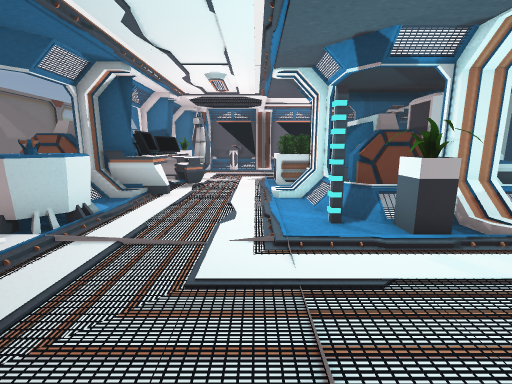
view 1 (above)

19 first-person views from a walk through a Unity game level. The camera is 1.5 m above the floor, tilts 10° down and sees 90° across. The floor is counted in squares, 1 m on a side. Each view is taken from the middle of a square. On the plan, view 1 faces up. The plan holds only what a view shows up to about 13 squares ahead; the rest is blank. The place goes on beyond the plan. The player is left out. Door leaves are left out, so doorways stand open. Some surface patterns are stand-ins.

view 2
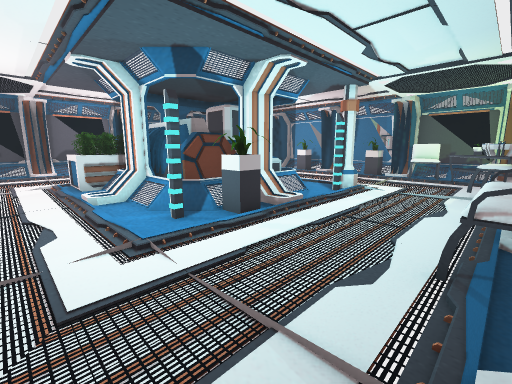

view 3
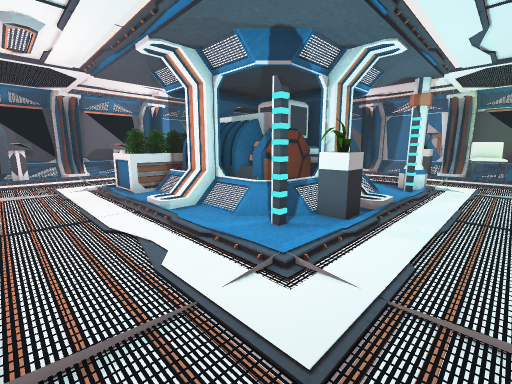

view 4
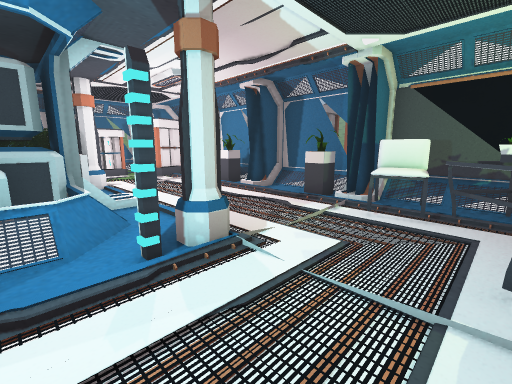

view 5
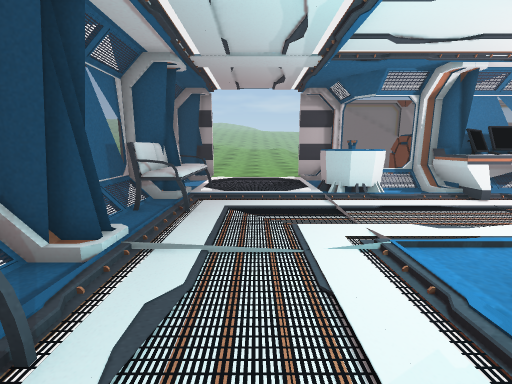

view 6
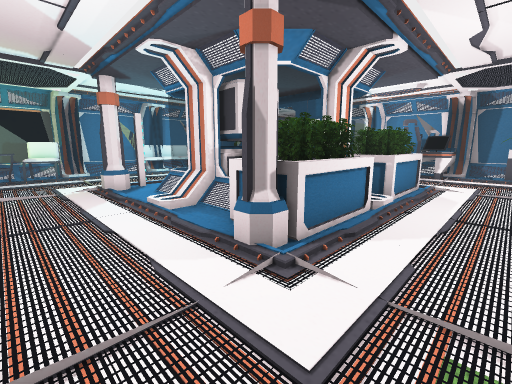

view 7
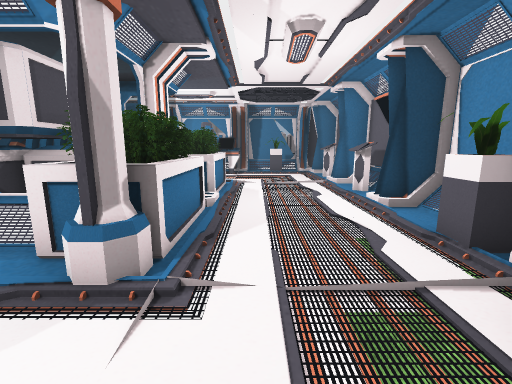

view 8
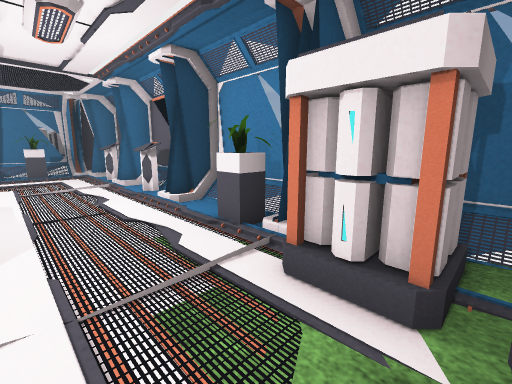

view 9
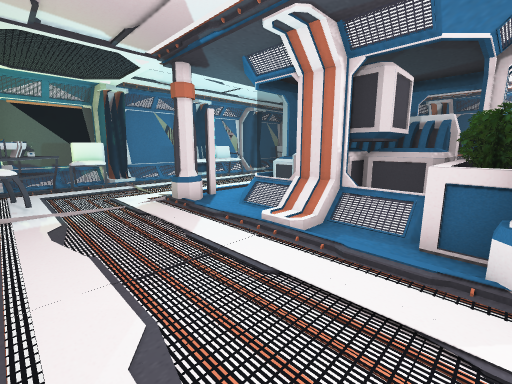

view 10
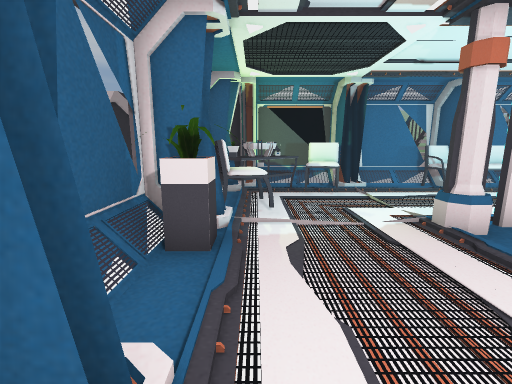

view 11
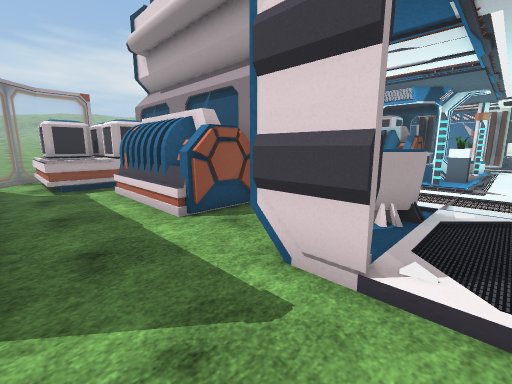

view 12
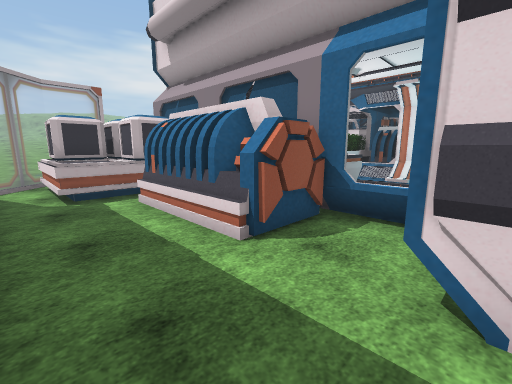

view 13
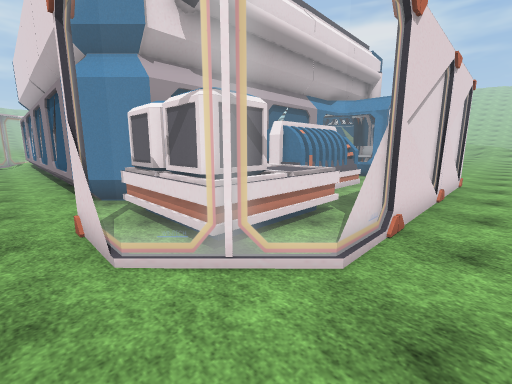

view 14
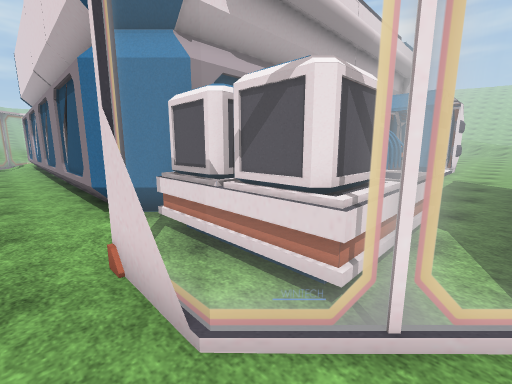

view 15
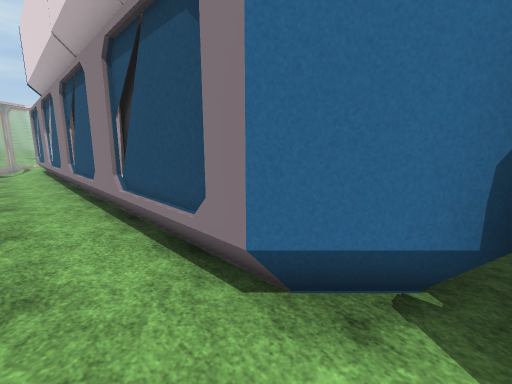

view 16
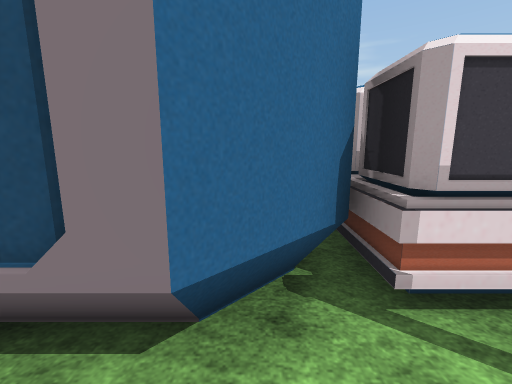

view 17
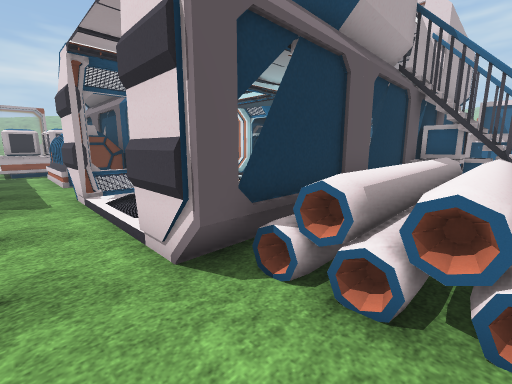

view 18
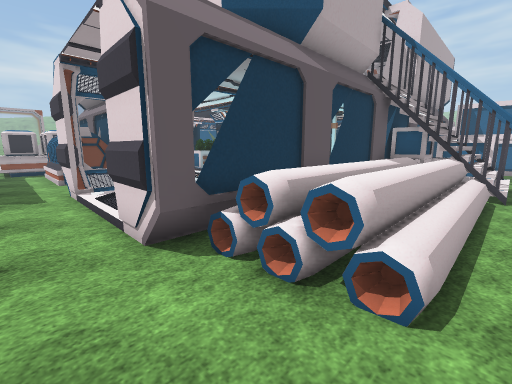

view 19
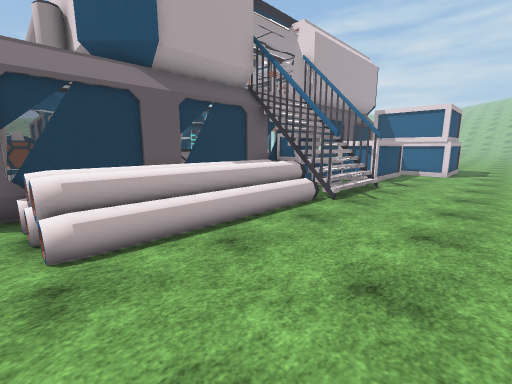

### Floor plan
Key: @ floor where view 1 was taken; # wall or solid block; x gap in a wall; . floor; / step, stairs or slope; D open door; = window, fence, low wall or low ledge; E desk; G generator; C container; P projector; L plant; U column; H chair; T table; S sofa; N console; B battery; O other object.
Columns run from 12 left of view 1 to 16 right of it. Each row starts with its distance up from view 1.
 19 . ......................
 18  ...==...................
 17 ...CCCCC##=N##==##=L##BB#
 16 ..=CCCC##/NN/#NN//../#..
 15 ..=CCCC=................BB
 14 ..=CCCC#L...............BB
 13 ..=CCCC#.................
 12 ..=..OO#EE...OOO.OOOU...
 11 ..=..OO#EEO..OOOOOOOUU... =
 10 ..=..OO#E O..O#GGCC#O... L=
  9 ..=..OO#EE....=GGCC=......=
  8 ..=..OO#EE.../#GGCC#/....##
  7 ..=....=......=GGCC=......=
  6 .==....=P.....=GGCC=......=
  5 ....##/PP.....#L##//U....L=
  4 ....DD.PP......L//./UU...##
  3 ....DD..................HH=
  2 ....DD..................HH=
  1   ..DD................HPPT###
  0    .DD.SSSS.@/.O SS./HHPP##
 -1    .##//##S/##//##S/##==##
 -2    ..OOOOOOOO#//O OOO#
 -3    ..OOO    Ox//O O
 -4    ...OOOOOOO#//x OO
 -5    . ........=//=...
 -6      ................
 -7      .................
 -8       .................
 -9      . ................

Positions as (right, up) in squares from view 1, and headings:
1: (0, 0), facing up
2: (-1, 0), facing up-right
3: (-2, 2), facing up-right
4: (6, 1), facing up-right
5: (4, 2), facing left
6: (11, 14), facing down-left
7: (11, 13), facing left
8: (11, 13), facing up-left
9: (12, 11), facing down-left
10: (12, 9), facing down
11: (-10, 3), facing up-right
12: (-10, 5), facing up-right
13: (-12, 19), facing down-right
14: (-10, 19), facing down-right
15: (-5, 19), facing down-right
16: (-4, 19), facing down
17: (-9, -4), facing up-right
18: (-9, -5), facing up-right
19: (-7, -9), facing up-right
